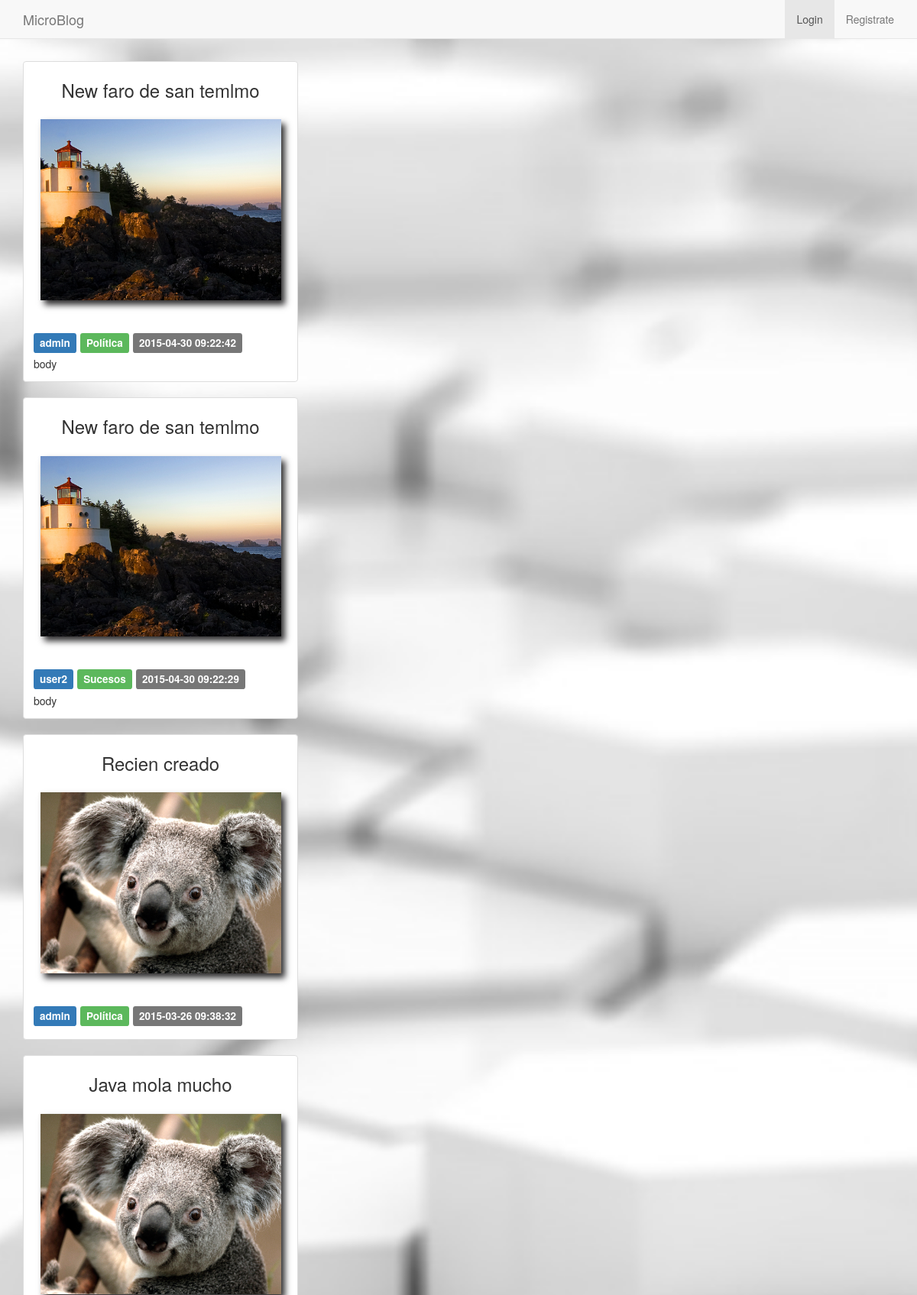
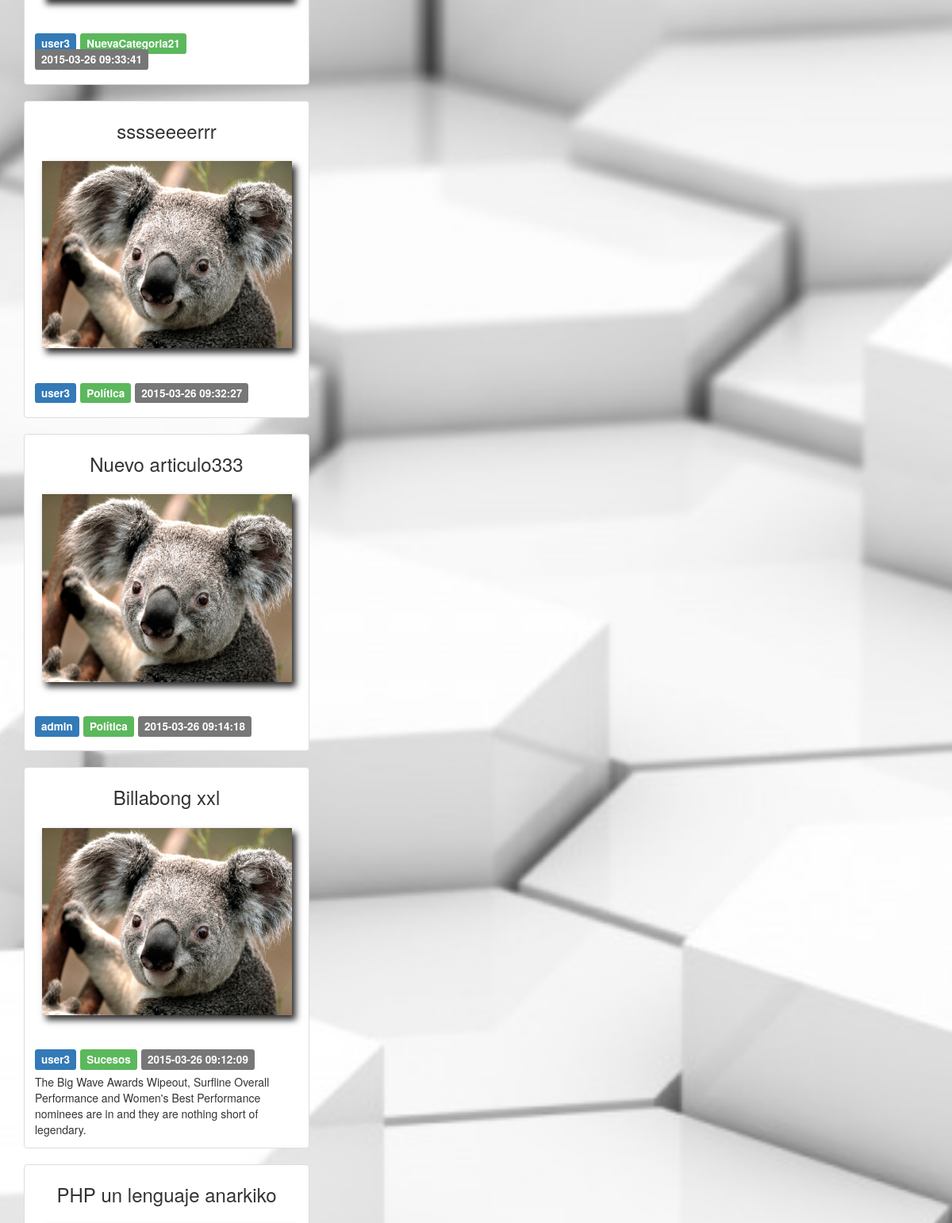
Before: / (upper part) with the older database file (2 pictures, top to bottom).
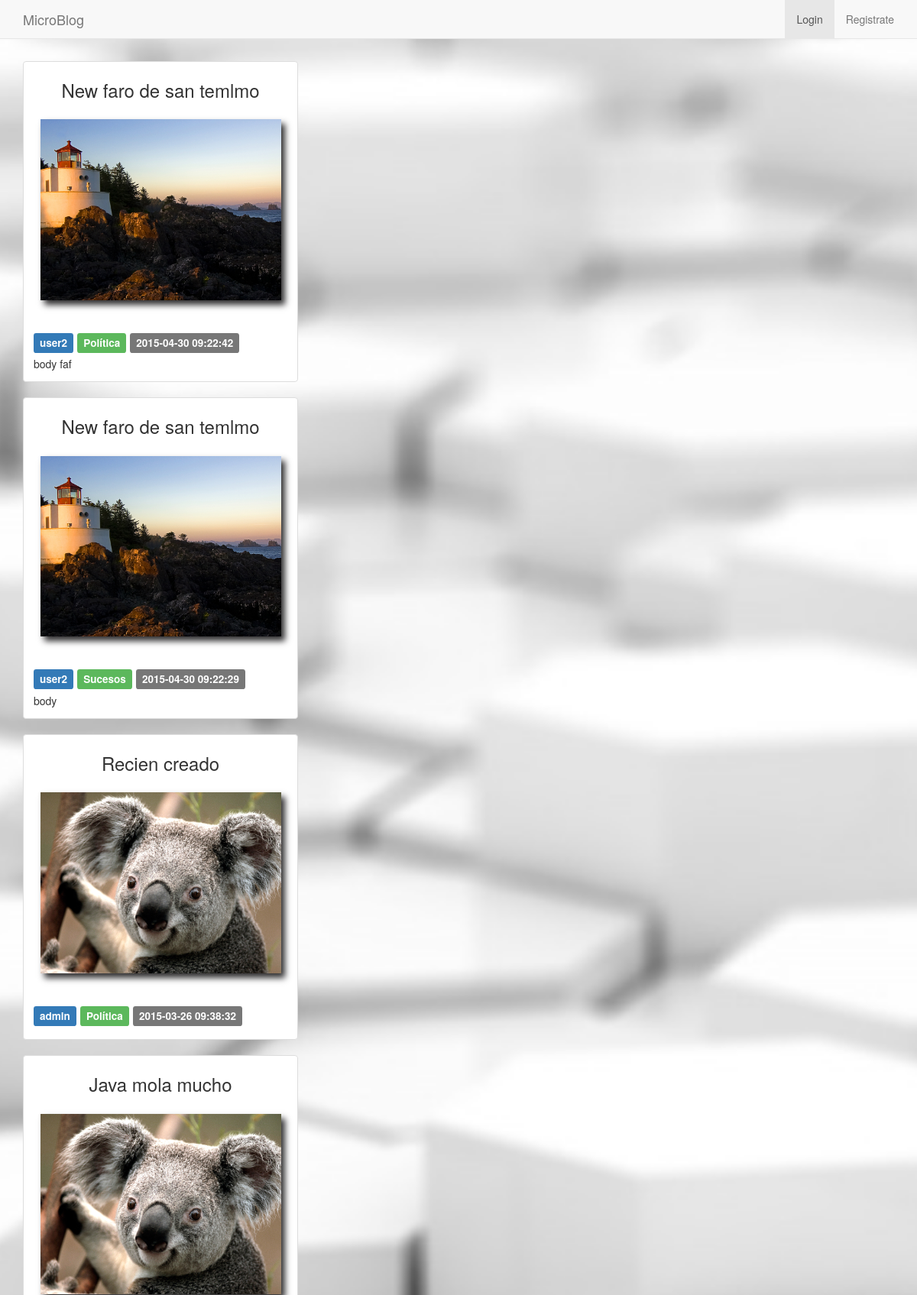
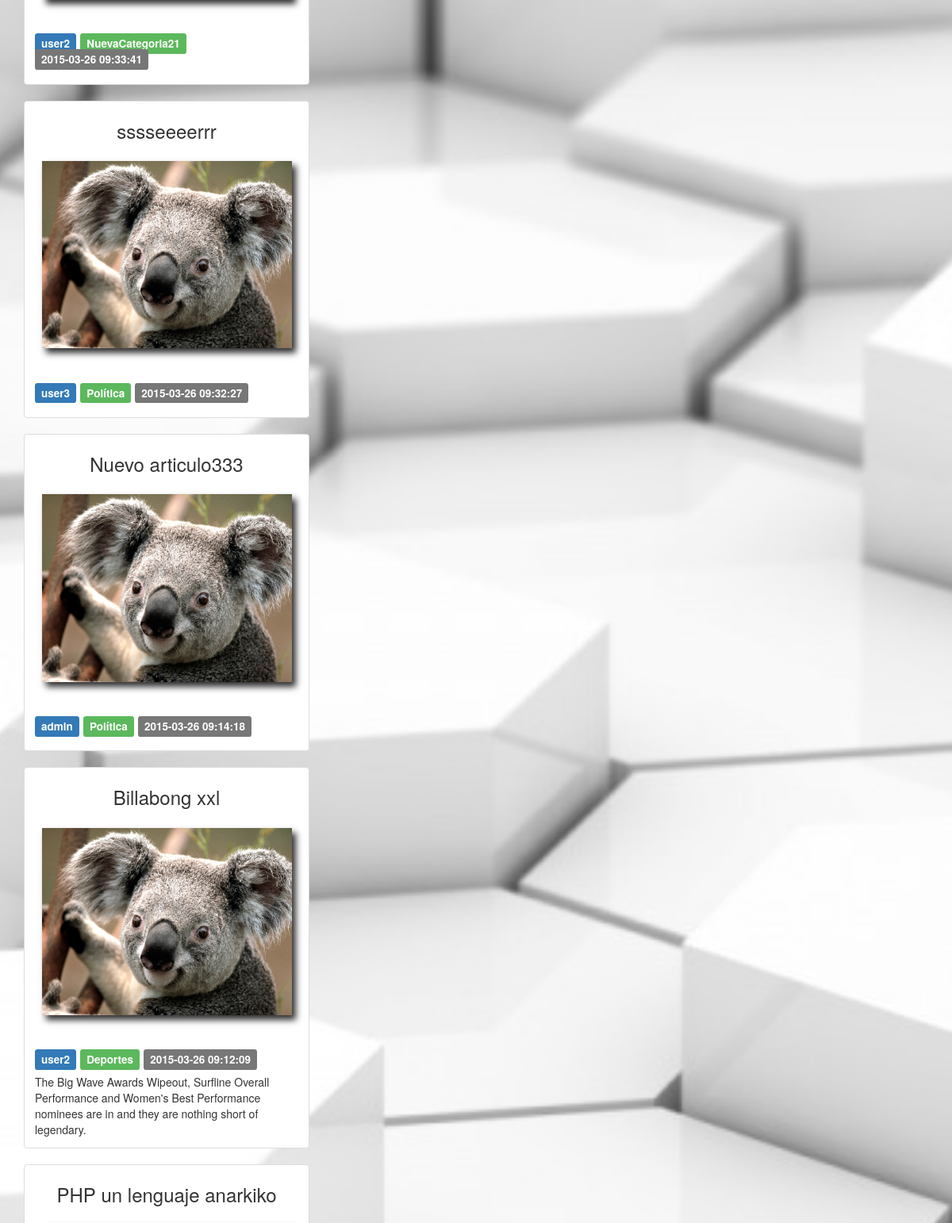
After: the same page with the newer database file (2 pictures, top to bottom).
### tables this page shows
CREATE TABLE IF NOT EXISTS `articulo` (
  `id` int(11) NOT NULL AUTO_INCREMENT,
  `fecha` timestamp NULL DEFAULT CURRENT_TIMESTAMP COMMENT 'fecha del artículo',
  `titulo` varchar(250) NOT NULL DEFAULT 'Sin titulo' COMMENT 'título del articulo',
  `contenido` text NOT NULL,
  `id_usuario` int(11) NOT NULL,
  `id_categoria` int(11) NOT NULL,
  `foto` varchar(535) NOT NULL,
  PRIMARY KEY (`id`),
  KEY `id_usuario` (`id_usuario`),
  KEY `id_categoria` (`id_categoria`)
);

CREATE TABLE IF NOT EXISTS `usuario` (
  `id` int(11) NOT NULL AUTO_INCREMENT,
  `email` varchar(250) NOT NULL,
  `password` varchar(50) NOT NULL,
  `nombre` varchar(250) NOT NULL,
  `rol` int(1) NOT NULL DEFAULT '1' COMMENT '0=Administrador  1=usuario',
  PRIMARY KEY (`id`),
  UNIQUE KEY `email` (`email`)
);

CREATE TABLE IF NOT EXISTS `categoria` (
  `id` int(11) NOT NULL AUTO_INCREMENT,
  `fecha` timestamp NULL DEFAULT CURRENT_TIMESTAMP,
  `titulo` varchar(250) NOT NULL DEFAULT 'Sin titulo',
  PRIMARY KEY (`id`)
);

### index.php (called while the page is built, shortened)
<?php
require_once 'core/Database.php';
require_once 'backoffice/articulo/modelo.php';
$articulos = getArticulos();
require 'html/public/vista.php';
?>

### core/Database.php (called while the page is built, shortened)
<?php
class Database{
	private $db_host = "localhost";
	private $db_user = "root";
	private $db_pass = "";
	private $db_name = "mb15";
	private $con = false;
	private $result = array();
	public function connect(){
		if(!$this->con){
			$myconn = @mysql_connect($this->db_host,$this->db_user,$this->db_pass);
            if($myconn){
            	$seldb = @mysql_select_db($this->db_name,$myconn);
                if($seldb){
                	$this->con = true;
                    return true;
                }else{
                	array_push($this->result,mysql_error());
                    return false;
                }
            }else{
            	array_push($this->result,mysql_error());
                return false;
            }
        }else{
            return true;
        }
	}
    public function disconnect(){
    	if($this->con){
    		if(@mysql_close()){
    			$this->con = false;
				return true;
			}else{
				return false;
			}
		}
    }
	public function sql($sql){
		$query = @mysql_query($sql);
		if($query){
			$this->numResults = mysql_num_rows($query);
			for($i = 0; $i < $this->numResults; $i++){
				$r = mysql_fetch_array($query);
               	$key = array_keys($r);
               	for($x = 0; $x < count($key); $x++){
                   	if(!is_int($key[$x])){
                   		if(mysql_num_rows($query) >= 1){
                   			$this->result[$i][$key[$x]] = $r[$key[$x]];
						}else{
							$this->result = null;
						}
					}
				}
			}
			return true;
		}else{
			array_push($this->result,mysql_error());
			return false;
		}
	}
    public function getResult(){
        $val = $this->result;
        $this->result = array();
        return $val;
    }
}

### backoffice/articulo/modelo.php (called while the page is built, shortened)
<?php
	function getArticulos( $limit=10 , $id_usuario=null, $id_categoria=null){
		$sql = "SELECT a.id , a.titulo, id_usuario, c.titulo as categoria, u.nombre , a.fecha, a.contenido,  foto FROM `articulo` as a , `usuario` as u, `categoria` as c WHERE a.id_usuario = u.id and a.id_categoria = c.id ORDER BY fecha DESC";
		$db = new Database();
		$db->connect();
		$where = '';
		$db->sql( $sql.$where );
		$res = $db->getResult();
		return $res;
	}
?>

### html/public/vista.php (the view, shortened to what this page needs)
<!DOCTYPE html>
<html lang="en">
  <head>
    <link href="html/public/css/bootstrap.min.css" rel="stylesheet">
    <link href="html/public/css/custom.css" rel="stylesheet">
  </head>
  <body>
    <nav class="navbar navbar-default navbar-fixed-top">
      <div class="container">
      	<div class="navbar-header">
          <a class="navbar-brand" href="#">MicroBlog</a>
        </div>
        <div id="navbar" class="collapse navbar-collapse navbar-right">
        	<ul class="nav navbar-nav navbar-right">
	         	<?php if ( isset($perfil)){?>
	         		<li>
	         			<a href="<?php echo(CONTROLLER_ARTICULO);?>?op=<?php echo(OP_DETALLE);?>"><i class="fa fa-plus-circle fa-fw"></i>Nuevo Articulo</a>
	         		</li>
	         		<li>
	         			<a href="<?php echo CONTROLLER_ARTICULO ?>"><span class="label label-info"> <?php echo $perfil['nombre']; ?> </span></a>
					</li>
				<?php } else { ?>
					<li class="active" >
						<a href="html/login.php"> Login </a>
					</li>
					<li>
						<a href="html/registro.php"> Registrate </a>
					</li>
				<?php }  ?>
			</ul>
        </div>
      </div>
    </nav>
    <div class="container">
	   	<br><br><br><br>
	   	<?php
	   	foreach ($articulos as $art ) {
	   		?>
		   	<div class="row">
			  <div class="col-sm-6 col-md-4">
			    <div class="thumbnail">
			      <h3><?php echo $art['titulo']?></h3>
			      <?php if ($art['foto'] !="" ){
			      		echo "<img src='". IMAGES.$art['foto'] ."' alt='foto'>";
			      }else{
			      		echo "<img src='html/public/images/foto.svg' alt='foto por defecto'>";
					}?>
			      <div class="caption">
			        <h4>
			        	<span class="label label-primary"><?php echo $art['nombre']?></span>
			        	<span class="label label-success"><?php echo $art['categoria']?></span>
			        	<span class="label label-default"><?php echo $art['fecha']?></span>
			        </h4>
			        <div class="content_text">
			            <?php echo $art['contenido']?>
			        </div>
			      </div>
			    </div>
			  </div>
			</div>
	   	<?php } ?>
  </body>
</html>

Changed rows visible on the page:
changed articulo: id_usuario.nombre "admin" → "user2"; contenido "body" → "body faf"
changed articulo "Java mola mucho": id_usuario.nombre "user3" → "user2"
changed articulo "Billabong xxl": id_usuario.nombre "user3" → "user2"; id_categoria.titulo "Sucesos" → "Deportes"
